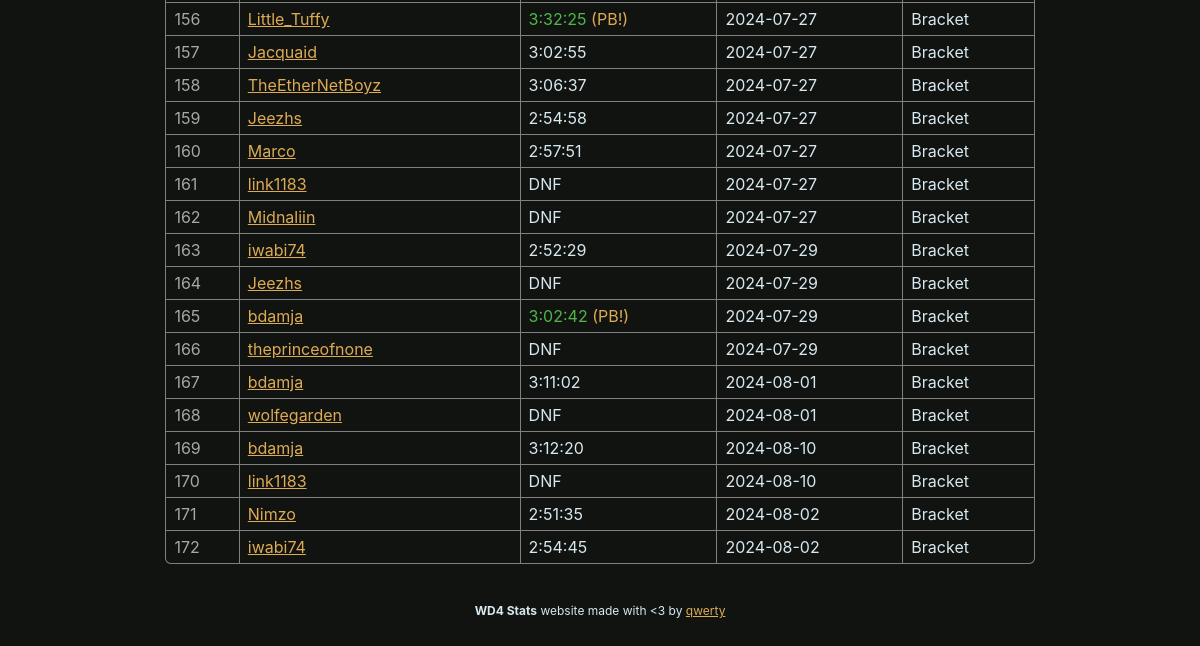
/runs (lower part), run on an earlier commit of the app's database.
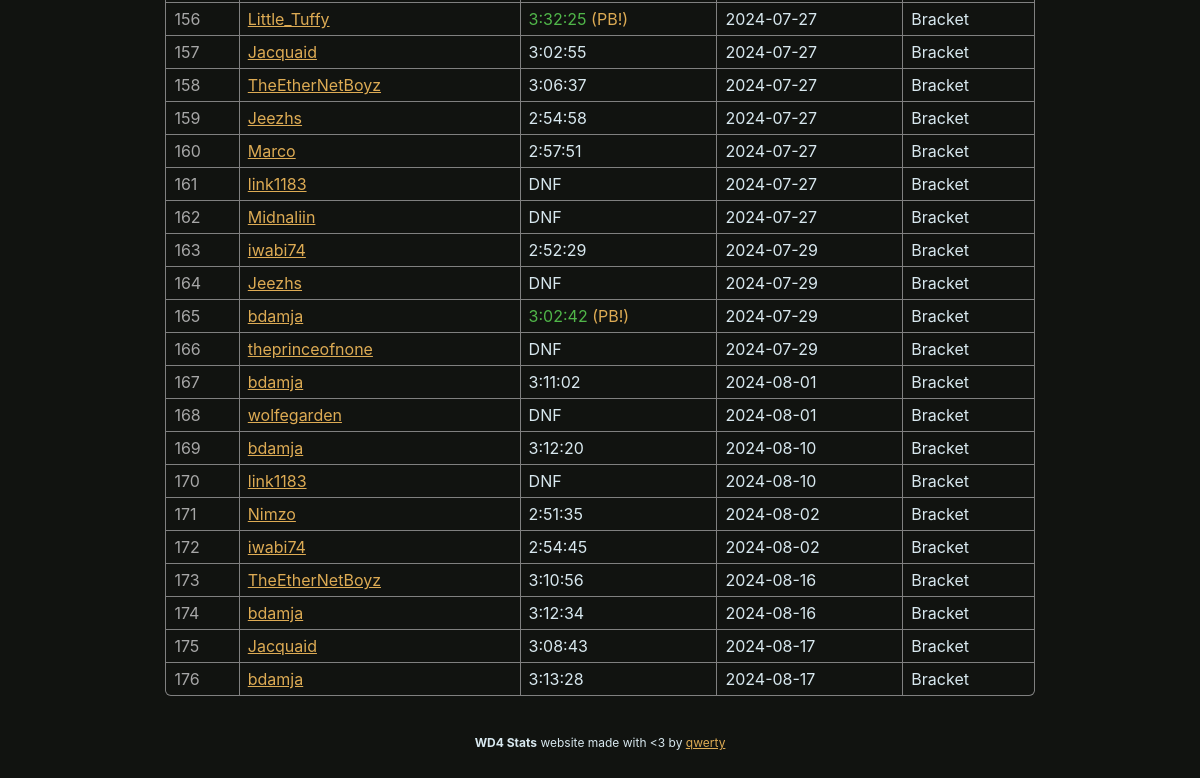
And on a later commit of the database.
### wd4.py (models this page shows, shortened)
class BaseModel(Model):
    class Meta:
        database = db

class Runs(BaseModel):
    player = CharField(32)
    time = FloatField()
    id = IntegerField()
    date = DateField()
    flags = IntegerField()
    phase = IntegerField()
    event = IntegerField()
    zelda_swoops = IntegerField()
    zelda_triangles = IntegerField()
    def format_time(self):
        return format_time(self.time) if not self.dnf() else "DNF"
    def format_phase(self):
        return ["Seeding", "Pooling", "Bracket"][self.phase]
    def dnf(self):
        return self.flags & RUN_FLAG_DNF
    def pb(self):
        return self.flags & RUN_FLAG_PB

### wd4.py (the view)
@app.route("/runs")
def page_runs():
    sort = request.args.get("sort", default="id")
    runs = Runs.select()
    if sort in Runs._meta.sorted_field_names:
        runs = runs.order_by(
            getattr(Runs, sort).asc()
        )
    return render_template("runs.html", **globals(), runs=runs, sort=sort)

### wd4.py (called while the page is built)
def format_time(time):
    return str(timedelta(seconds=time))

### templates/runs.html (shortened to what this page needs)
{% extends "layout.html" %}
{% block content %}
    <table>
        {% for run in runs %}
        <tr>
            <td style="color: var(--hint-color);">
                {{ run.id }}
            </td>
            <td>
                {{ link_name(run.player) }}
            </td>
            <td {% if run.pb() %}style="color: var(--win-color)"{% endif %}>
                {{ run.format_time() }} {% if run.pb() %}<span style="color: var(--border-color);">(PB!)</span>{% endif %}
            </td>
            <td>
                {{ run.date | string }}
            </td>
            <td>
                {{ run.format_phase() }}
            </td>
        </tr>
        {% endfor %}
    </table>
{% endblock %}

### templates/layout.html (shortened to what this page needs)
{% macro link_name(name, eliminated=0) -%}<a {% if eliminated %}style="color: #cc4444;"{% endif %} href="https://speedrun.com/User/{{ name }}">{{ name }}</a>{% endmacro %}
<html lang="en">
    <head>
        <link rel="stylesheet" href="static/css/brackets-viewer.min.css" />
        <link rel="stylesheet" href="static/css/dark.css" />
    </head>
    <body>
        {% block content %}
        {% endblock %}
        <footer class="footer">
            <div style="text-align: center;">
                <strong>WD4 Stats</strong> website made with &lt;3 by <a href="https://github.com/qwertyquerty">qwerty</a>
            </div>
        </footer>
    </body>
</html>

### static/css/dark.css (style rules this page uses)
.brackets-viewer, * { --primary-background: #111310; --secondary-background: #303030; --match-background: var(--primary-background); --font-color: #d8e8ef; --win-color: #50b649; --loss-color: #de2c26; --label-color: grey; --hint-color: #a7a7a7; --connector-color: #DDDDDD; --border-color: #DDAB54; --border-hover-color: #b6b5b5; --text-size: 12px; --round-margin: 40px; --match-width: 200px; --match-horizontal-padding: 8px; --match-vertical-padding: 6px; --connector-border-width: 2px; --match-border-width: 1px; --match-border-radius: 0.3em; }
body { font-size: var(--text-size); color: var(--font-color); font-family: -apple-system,BlinkMacSystemFont,"Segoe UI",Roboto,"Helvetica Neue",Arial,"Noto Sans",sans-serif,"Apple Color Emoji","Segoe UI Emoji","Segoe UI Symbol","Noto Color Emoji"; }
table { width: 80%; margin: 40px auto; border-radius: var(--match-border-radius); border-collapse: collapse; border-style: hidden; box-shadow: 0 0 0 1px var(--label-color); }
html { background-color: #111310; }
body { padding: 50px; }

What changed in the data, as far as the page shows it:
added Runs: id "173", player "TheEtherNetBoyz", format_time "3:10:56", date "2024-08-16", format_phase "Bracket"
added Runs: id "174", player "bdamja", format_time "3:12:34", date "2024-08-16", format_phase "Bracket"
added Runs: id "175", player "Jacquaid", format_time "3:08:43", date "2024-08-17", format_phase "Bracket"
added Runs: id "176", player "bdamja", format_time "3:13:28", date "2024-08-17", format_phase "Bracket"
